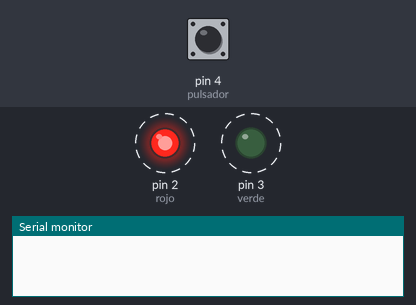
Recording of a sketch running on a simulated Arduino Uno, built with avr-gcc and run on an emulated ATmega328P. On the bench: output pins drawn as LEDs (lit = HIGH), the last lines printed to the serial monitor. Dashed ring = blinking. The test bench sets the inputs (shaded band); at power-on: pin 4 (pulsador) LOW.

Above: at 1.26 s.
1.3 s: pin 4 (pulsador) pulled HIGH for 3.2 s
At 2.67 s:
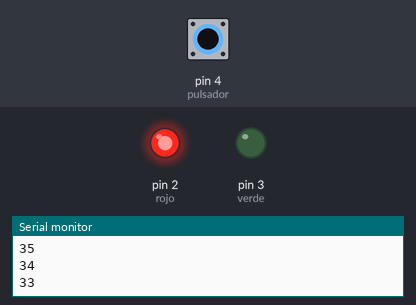
At 4.2 s:
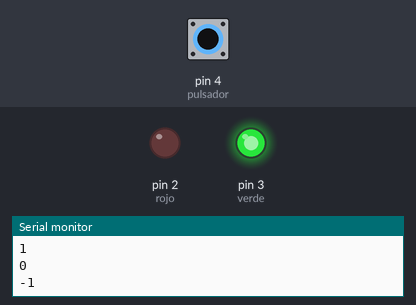
Timing chart, 0 to 5.7 s (numbered marks = the images above; inputs shaded):
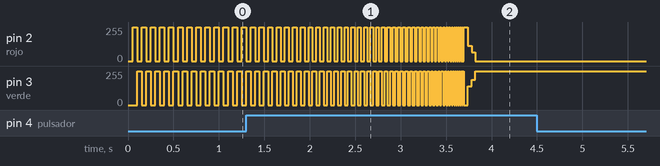

The sketch:

leds.boton.cambia.ino
```cpp
  int verde = 3;
  int rojo = 2;
  int pulsador = 4;
  int PER = 50;
  int PER2 = 10;

void setup() {
  // put your setup code here, to run once:
  pinMode(verde, OUTPUT);
  pinMode(rojo, OUTPUT);
  pinMode(pulsador, INPUT);
  Serial.begin(9600);
}

void loop() {
  delay(PER);
  digitalWrite(verde, LOW);
  digitalWrite(rojo, HIGH);
  delay(PER);
  digitalWrite(rojo, LOW);
  digitalWrite(verde, HIGH);
  if(digitalRead(pulsador)){
    PER -= 1;
    Serial.println(PER);
  }
}
```
